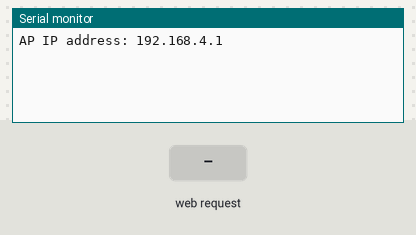
Bench run of a sketch on a simulated ESP8266 (NodeMCU). Parts: the last lines printed to the serial monitor. The inputs (shaded band) are chosen by the test bench.

Above: at 1.2 s.
1.3 s: HTTP request GET /?State=1 received
At 1.8 s:
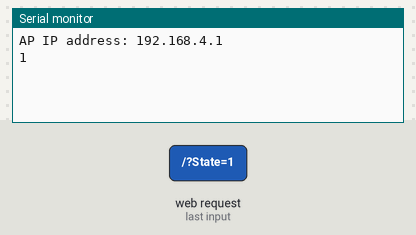
2.8 s: HTTP request GET /?State=0 received
At 4.1 s:
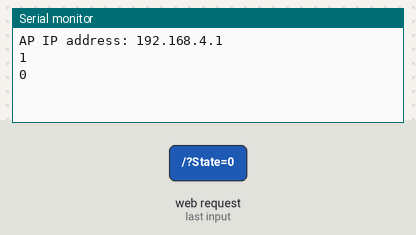

The sketch:

nodemcu_8266_wifi_demo_code.ino
```cpp
#include <ESP8266WiFi.h>
#include <WiFiClient.h>
#include <ESP8266WebServer.h>

const char* ssid = "esp8266";
ESP8266WebServer server(80);


void setup()
{

   Serial.begin(115200);

// Connecting WiFi

  WiFi.mode(WIFI_AP);
  WiFi.softAP(ssid);

  IPAddress myIP = WiFi.softAPIP();
  Serial.print("AP IP address: ");
  Serial.println(myIP);


 // Starting WEB-server
     server.on ( "/", HTTP_handleRoot );
     server.onNotFound(HTTP_handleRoot);
     server.begin();

  }

void loop() {
    server.handleClient();

  }

void HTTP_handleRoot(void) {

if( server.hasArg("State") ){
       Serial.println(server.arg("State"));
  }
  server.send ( 200, "text/html", "" );
  delay(1);
}
```

Measured:
- after the input at 1.3 s, the serial monitor: prints a new line at once (image 1)
- after the input at 2.8 s, the serial monitor: prints a new line at once (image 2)
